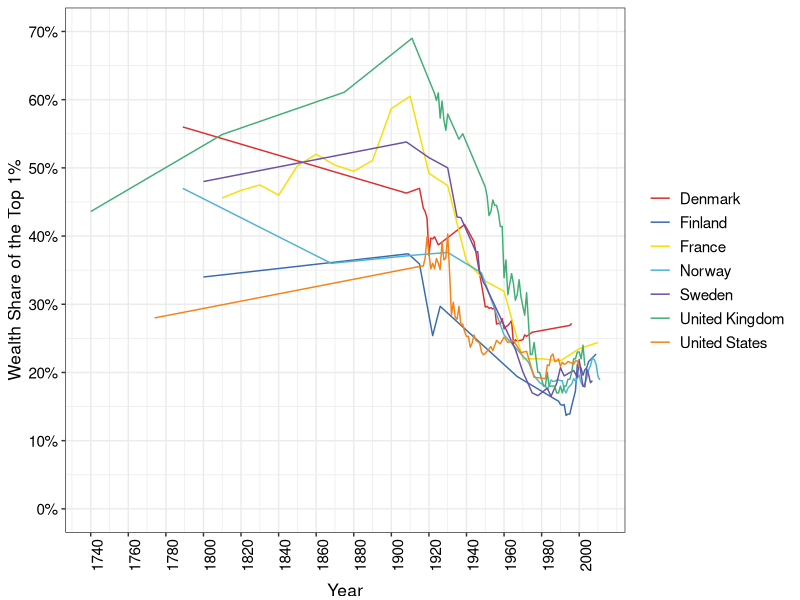
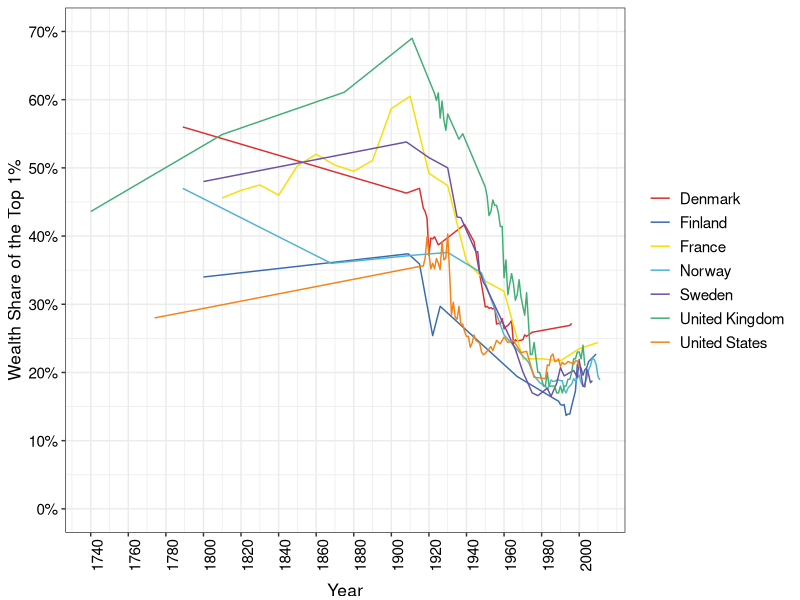

Reproduce these figures in R, in order.
require(shape)
library(tidyverse)
library(lubridate)
library(openxlsx)
library(readxl)

wealth_share <- read_excel("capitalism/top_1percent_wealth_share.xlsx")

COL <- c("#7fc97f", "#beaed4", "#fdc086", "#ffff99", "#386cb0", "#f0027f", "#bf5b17", "#666666")
COLA <- c("#e0f3db", "#99d8c9","#66c2a4","#41ae76", "#238b45", "#005824", "#f0027f")
COLB <- c("#c6dbef", "#4eb3d3", "#2b8cbe", "#0868ac","#084081", "#9e9ac8","#f0027f")
COLC <- c("#fcfbfd", "#efedf5", "#dadaeb", "#bcbddc", "#9e9ac8", "#807dba", "#6a51a3", "#54278f", "#3f007d")
COLD <- c("#DA3030","#386cb0","#F7DE04", "#4eb3d3","#6a51a3","#41ae76","#F48318","#41ae76","#6a51a3", "#DA3030")

#Cleaning the wealth share data. Source: CORE
wealth_share_gathered <- wealth_share %>% 
  gather(Country, Wealth_share, c("Denmark", "Finland", "France", "Norway", "Sweden", "United Kingdom", "United States") )

wealth_share1 <- wealth_share_gathered[-c(1, 69, 137, 205, 273, 341, 409), ] 

wealth_share2 <- wealth_share1 %>%
  mutate(Year = ifelse(Country == "Denmark", ...1, ifelse(Country == "Finland", ...3, ifelse(Country == "France", ...5, ifelse(Country == "Norway", ...7, ifelse(Country == "Sweden", ...9, ifelse(Country == "United Kingdom", ...11, ifelse(Country == "United States", ...13, NA))))))))

wealth_share2$Wealth_share = as.numeric(as.character(wealth_share2$Wealth_share))

wealth_share3 <- wealth_share2 %>%
  select(-c("...1", "...3", "...5", "...7", "...9", "...11", "...13")) %>%
  filter(!is.na(Year)) %>%
  mutate(wealth_share = (Wealth_share)/100)

#Plotting the data 
wealth_share_plot <- ggplot(wealth_share3, aes(x = Year, y = wealth_share, group = Country, color = Country)) +
  geom_line() + 
  ylab("Wealth Share of the Top 1%") + 
  scale_y_continuous(breaks = seq(0, 0.7, by = 0.1), labels = scales::percent_format(accuracy = 1), limits = c(0,0.7)) +
  scale_x_continuous(breaks = seq(1740, 2010, by = 20)) +
  theme_bw() + 
  theme(legend.position="right", 
        legend.title=element_blank(), 
        axis.title.y = element_text(size = 12.5, vjust = 1),
        legend.text=element_text(size=11),
        axis.text.x = element_text(size = 11, angle = 90, color = "black"),
        axis.text.y = element_text(size = 11, color = "black"),  
        axis.title.x = element_text(size = 12.5, vjust = -1)) +
  scale_color_manual(values = COLD)
  


print(wealth_share_plot)

#Save plot to PDF
ggsave(wealth_share_plot, filename = "wealth_share_top_1percent.pdf", 
       path = "capitalism",
       width = 9, height = 7, units = "in")


dev.off()
